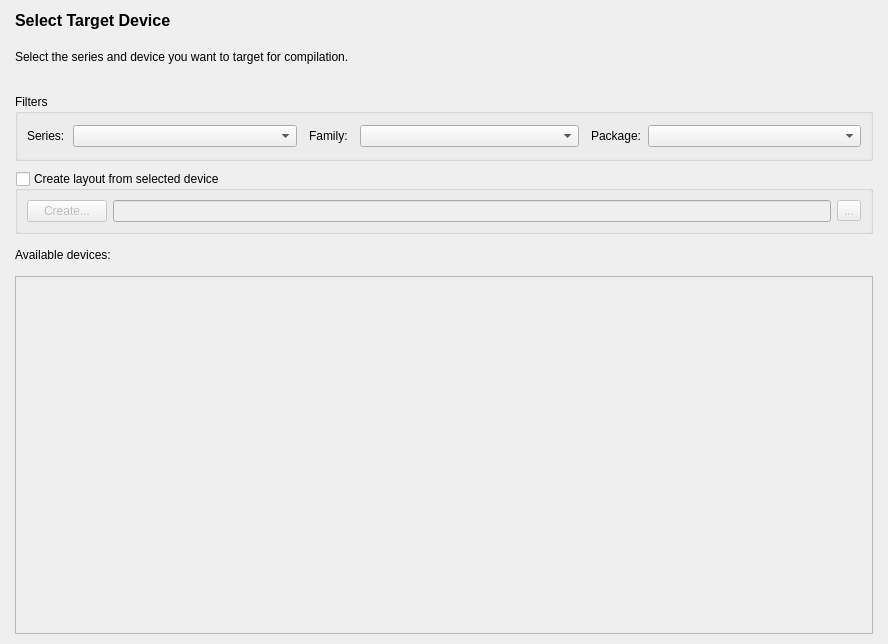
<?xml version="1.0" encoding="UTF-8"?>
<ui version="4.0">
 <class>devicePlannerForm</class>
 <widget class="QWidget" name="devicePlannerForm">
  <property name="geometry">
   <rect>
    <x>0</x>
    <y>0</y>
    <width>888</width>
    <height>644</height>
   </rect>
  </property>
  <property name="windowTitle">
   <string>Form</string>
  </property>
  <layout class="QVBoxLayout" name="verticalLayout_3">
   <property name="spacing">
    <number>20</number>
   </property>
   <property name="leftMargin">
    <number>15</number>
   </property>
   <property name="rightMargin">
    <number>15</number>
   </property>
   <property name="bottomMargin">
    <number>0</number>
   </property>
   <item>
    <widget class="QLabel" name="m_labelTitle">
     <property name="font">
      <font>
       <family>Arial</family>
       <pointsize>12</pointsize>
       <bold>true</bold>
      </font>
     </property>
     <property name="text">
      <string>Select Target Device</string>
     </property>
     <property name="wordWrap">
      <bool>true</bool>
     </property>
    </widget>
   </item>
   <item>
    <widget class="QLabel" name="m_labelDetail">
     <property name="text">
      <string>Select the series and device you want to target for compilation.</string>
     </property>
     <property name="wordWrap">
      <bool>true</bool>
     </property>
    </widget>
   </item>
   <item>
    <layout class="QVBoxLayout" name="verticalLayout_2" stretch="15,0,5,80">
     <property name="spacing">
      <number>10</number>
     </property>
     <property name="topMargin">
      <number>10</number>
     </property>
     <property name="bottomMargin">
      <number>10</number>
     </property>
     <item>
      <widget class="QGroupBox" name="groupBox">
       <property name="title">
        <string>Filters</string>
       </property>
       <layout class="QHBoxLayout" name="horizontalLayout_4" stretch="25,25,25">
        <property name="spacing">
         <number>12</number>
        </property>
        <item>
         <layout class="QHBoxLayout" name="horizontalLayout_2" stretch="15,85">
          <property name="spacing">
           <number>6</number>
          </property>
          <item>
           <widget class="QLabel" name="m_labelSeries">
            <property name="text">
             <string>Series:</string>
            </property>
           </widget>
          </item>
          <item>
           <widget class="QComboBox" name="m_comboBoxSeries"/>
          </item>
         </layout>
        </item>
        <item>
         <layout class="QHBoxLayout" name="horizontalLayout" stretch="15,85">
          <item>
           <widget class="QLabel" name="m_labelFamily">
            <property name="text">
             <string>Family:</string>
            </property>
           </widget>
          </item>
          <item>
           <widget class="QComboBox" name="m_comboBoxFamily"/>
          </item>
         </layout>
        </item>
        <item>
         <layout class="QHBoxLayout" name="horizontalLayout_3" stretch="15,85">
          <property name="spacing">
           <number>6</number>
          </property>
          <item>
           <widget class="QLabel" name="m_labelPackage">
            <property name="text">
             <string>Package:</string>
            </property>
           </widget>
          </item>
          <item>
           <widget class="QComboBox" name="m_comboBoxPackage"/>
          </item>
         </layout>
        </item>
       </layout>
      </widget>
     </item>
     <item>
      <widget class="QGroupBox" name="groupBoxCustomLayout">
       <property name="title">
        <string>Create layout from selected device</string>
       </property>
       <property name="checkable">
        <bool>true</bool>
       </property>
       <property name="checked">
        <bool>false</bool>
       </property>
       <layout class="QGridLayout" name="gridLayout">
        <item row="0" column="1">
         <widget class="QLineEdit" name="lineEditPath"/>
        </item>
        <item row="0" column="2">
         <widget class="QToolButton" name="selectFile">
          <property name="text">
           <string>...</string>
          </property>
         </widget>
        </item>
        <item row="0" column="0">
         <widget class="QPushButton" name="pushButton">
          <property name="text">
           <string>Create...</string>
          </property>
          <property name="icon">
           <iconset resource="../MainWindow/main_window_resource.qrc">
            <normaloff>:/images/add-circle.png</normaloff>:/images/add-circle.png</iconset>
          </property>
          <property name="iconSize">
           <size>
            <width>20</width>
            <height>20</height>
           </size>
          </property>
         </widget>
        </item>
       </layout>
      </widget>
     </item>
     <item>
      <widget class="QLabel" name="label">
       <property name="text">
        <string>Available devices:</string>
       </property>
      </widget>
     </item>
     <item>
      <widget class="QFrame" name="m_frame">
       <property name="frameShape">
        <enum>QFrame::StyledPanel</enum>
       </property>
       <property name="frameShadow">
        <enum>QFrame::Raised</enum>
       </property>
      </widget>
     </item>
    </layout>
   </item>
  </layout>
 </widget>
 <resources>
  <include location="../MainWindow/main_window_resource.qrc"/>
  <include location="../MainWindow/main_window_resource.qrc"/>
  <include location="../MainWindow/main_window_resource.qrc"/>
 </resources>
 <connections/>
</ui>
